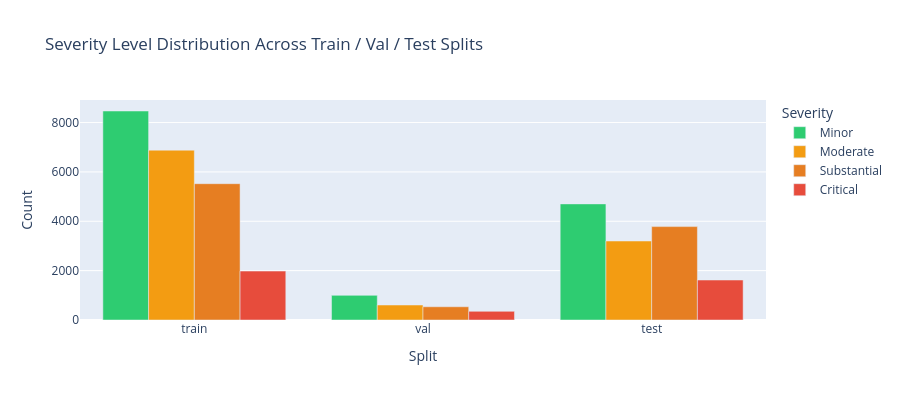

Write notebook code for a chart like this one.
### Markdown cell above
## 10. Severity Distribution in Train / Val / Test Splits

### Code cell
sev_targets = pd.read_parquet(PROCESSED / "severity_targets.parquet")
sev_splits  = pd.read_parquet(PROCESSED / "temporal_splits.parquet")
sev_merged  = sev_splits.merge(sev_targets, on="acn_num_ACN", how="inner")

split_dist = (
    sev_merged.groupby(["split", "severity_level"])
    .size()
    .reset_index(name="count")
)
split_dist["label"] = split_dist["severity_level"].map(SEVERITY_LABELS)

fig = px.bar(
    split_dist,
    x="split",
    y="count",
    color="label",
    barmode="group",
    color_discrete_sequence=SEVERITY_COLORS,
    title="Severity Level Distribution Across Train / Val / Test Splits",
    labels={"split": "Split", "count": "Count", "label": "Severity"},
    category_orders={"split": ["train", "val", "test"]},
)
fig.update_layout(height=400)
fig.show()

# Year trend
year_dist = sev_merged.groupby(["year", "severity_level"]).size().reset_index(name="count")
year_dist["label"] = year_dist["severity_level"].map(SEVERITY_LABELS)
fig2 = px.line(
    year_dist, x="year", y="count", color="label",
    color_discrete_sequence=SEVERITY_COLORS,
    markers=True,
    title="Severity Distribution Over Time (all splits)",
    labels={"year": "Year", "count": "Reports", "label": "Severity"},
)
fig2.update_layout(height=380)
fig2.show()

### Figure 1 — Plotly figure (JSON) as saved in the notebook; plotly's stock layout.template omitted (floating-point values rounded to 4 significant figures)
{"data": [{"alignmentgroup": "True", "hovertemplate": "Severity=Minor<br>Split=%{x}<br>Count=%{y}<extra></extra>", "legendgroup": "Minor", "marker": {"color": "#2ecc71", "pattern": {"shape": ""}}, "name": "Minor", "offsetgroup": "Minor", "orientation": "v", "showlegend": true, "textposition": "auto", "type": "bar", "x": ["test", "train", "val"], "xaxis": "x", "y": [4704, 8468, 998], "yaxis": "y"}, {"alignmentgroup": "True", "hovertemplate": "Severity=Moderate<br>Split=%{x}<br>Count=%{y}<extra></extra>", "legendgroup": "Moderate", "marker": {"color": "#f39c12", "pattern": {"shape": ""}}, "name": "Moderate", "offsetgroup": "Moderate", "orientation": "v", "showlegend": true, "textposition": "auto", "type": "bar", "x": ["test", "train", "val"], "xaxis": "x", "y": [3201, 6881, 607], "yaxis": "y"}, {"alignmentgroup": "True", "hovertemplate": "Severity=Substantial<br>Split=%{x}<br>Count=%{y}<extra></extra>", "legendgroup": "Substantial", "marker": {"color": "#e67e22", "pattern": {"shape": ""}}, "name": "Substantial", "offsetgroup": "Substantial", "orientation": "v", "showlegend": true, "textposition": "auto", "type": "bar", "x": ["test", "train", "val"], "xaxis": "x", "y": [3784, 5523, 536], "yaxis": "y"}, {"alignmentgroup": "True", "hovertemplate": "Severity=Critical<br>Split=%{x}<br>Count=%{y}<extra></extra>", "legendgroup": "Critical", "marker": {"color": "#e74c3c", "pattern": {"shape": ""}}, "name": "Critical", "offsetgroup": "Critical", "orientation": "v", "showlegend": true, "textposition": "auto", "type": "bar", "x": ["test", "train", "val"], "xaxis": "x", "y": [1620, 1982, 351], "yaxis": "y"}], "layout": {"barmode": "group", "height": 400, "legend": {"title": {"text": "Severity"}, "tracegroupgap": 0}, "title": {"text": "Severity Level Distribution Across Train / Val / Test Splits"}, "xaxis": {"anchor": "y", "categoryarray": ["train", "val", "test"], "categoryorder": "array", "domain": [0, 1], "title": {"text": "Split"}}, "yaxis": {"anchor": "x", "domain": [0, 1], "title": {"text": "Count"}}}}
